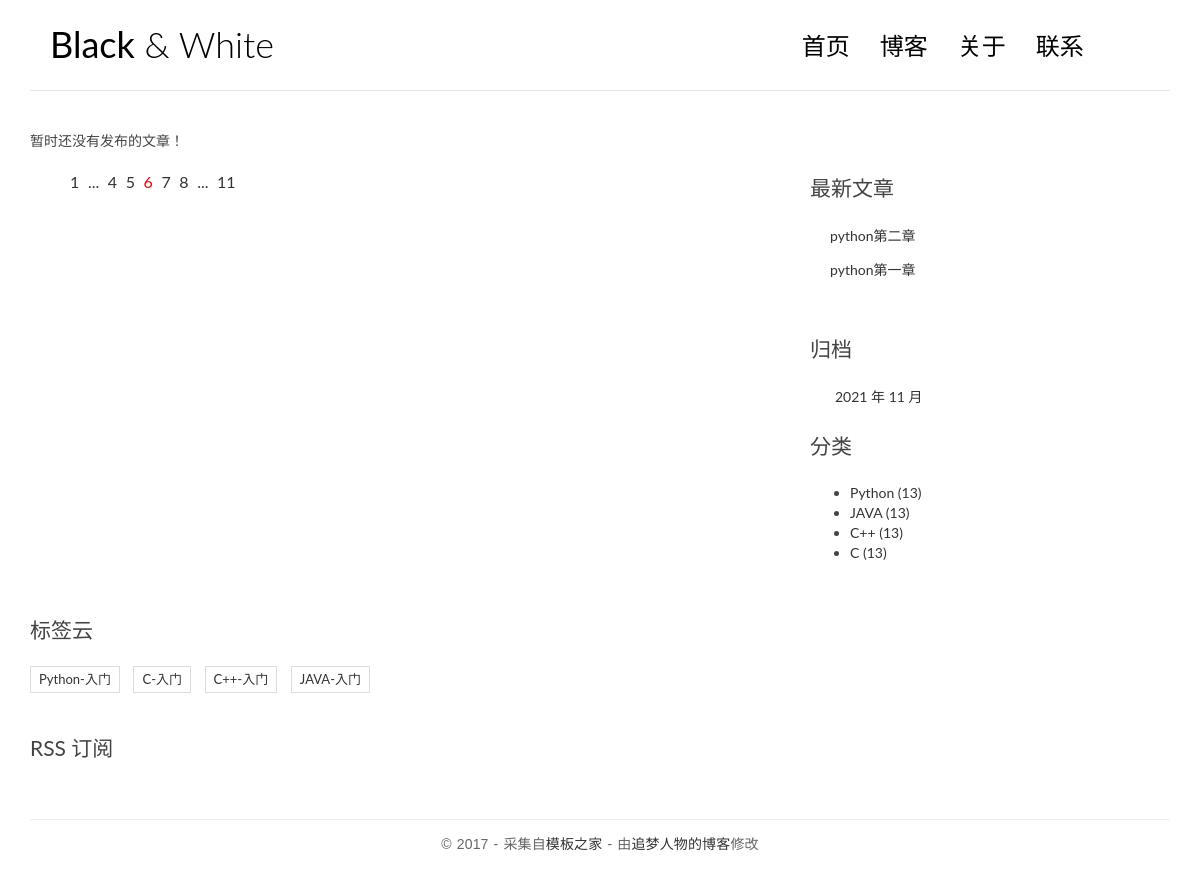
Screenshot of /categories/2/ with the database file from the repository.
### apps/blog_2/models.py (models this page shows, shortened)
class BaseModel(models.Model):
    create_time = models.DateTimeField(default=datetime.now,
                                       verbose_name="添加时间")
    update_time = models.DateTimeField(auto_now=True,
                                       verbose_name='更新时间')  # 最后更新时间
    class Meta:
        abstract = True

class Post(BaseModel):
    title = models.CharField(max_length=70, verbose_name='文章标题')
    body = models.TextField(verbose_name='文章正文')
    excerpt = models.CharField(max_length=200, blank=True, verbose_name='正文内容')
    category = models.ForeignKey(Category, on_delete=models.CASCADE,
                                 verbose_name='文章所属分类')
    tags = models.ManyToManyField(Tag, blank=True, verbose_name='文章所属标签')
    author = models.ForeignKey(User, on_delete=models.CASCADE,
                               verbose_name='作者')
    class Meta:
        verbose_name = '文章'
        verbose_name_plural = verbose_name
    def get_absolute_url(self):
        print('*' * 10)
        print(self.pk)
        return reverse('blog_2:detail', kwargs={'pk': self.pk})

class Category(BaseModel):
    name = models.CharField(max_length=100, verbose_name='分类名称')
    class Meta:
        verbose_name = '分类'
        verbose_name_plural = verbose_name

class Tag(BaseModel):
    name = models.CharField(max_length=100, verbose_name='标签名称')
    class Meta:
        verbose_name = '标签'
        verbose_name_plural = verbose_name

### apps/blog_2/views.py (the view)
# urls.py: path('categories/<int:pk>/', views.category, name='category'),
def category(request, pk):
    cate = get_object_or_404(Category, pk=pk)
    post_list = Post.objects.filter(category=cate).order_by('-create_time')
    return render(request, 'blog1/index.html',
                  context={'post_list': post_list})

### apps/blog_2/templatetags/blog_extras.py (called while the page is built)
@register.inclusion_tag('blog1/inclusions/_recent_posts.html',
                        takes_context=True)
def show_recent_posts(context, num=5):
    return {
        'recent_post_list': Post.objects.all().order_by('-create_time')[:num],
    }

@register.inclusion_tag('blog1/inclusions/_archives.html', takes_context=True)
def show_archives(context):
    return {
        'date_list': Post.objects.dates('create_time', 'month', order='DESC'),
    }

@register.inclusion_tag('blog1/inclusions/_categories.html',
                        takes_context=True)
def show_categories(context):
    return {
        'category_list': Category.objects.all(),
    }

@register.inclusion_tag('blog1/inclusions/_tags.html', takes_context=True)
def show_tags(context):
    return {
        'tag_list': Tag.objects.all(),
    }

### templates/blog1/index.html (shortened to what this page needs)
{% load static %}
{%load blog_extras%}
<!DOCTYPE html>
<html>
<head>
    <link rel="stylesheet"
          href="http://code.ionicframework.com/ionicons/2.0.1/css/ionicons.min.css">
    <link rel="stylesheet" href="{% static 'css/bootstrap.min.css' %}">
    <link rel="stylesheet" href="{% static 'css/pace.css' %}">
    <link rel="stylesheet" href="{% static 'css/custom.css' %}">
</head>
<body>
<div class="container">
    <header id="site-header">
        <div class="row">
            <div class="col-md-4 col-sm-5 col-xs-8">
                <div class="logo">
                    <h1><a href="index.html"><b>Black</b> &amp; White</a></h1>
                </div>
            </div>
            <div class="col-md-8 col-sm-7 col-xs-4">
                <nav class="main-nav" role="navigation">
                    <div class="collapse navbar-collapse" id="bs-example-navbar-collapse-1">
                        <ul class="nav navbar-nav navbar-right">
                            <li class="cl-effect-11"><a href="index.html" data-hover="首页">首页</a></li>
                            <li class="cl-effect-11"><a href="full-width.html" data-hover="博客">博客</a></li>
                            <li class="cl-effect-11"><a href="about.html" data-hover="关于">关于</a></li>
                            <li class="cl-effect-11"><a href="contact.html" data-hover="联系">联系</a></li>
                        </ul>
                    </div>
                </nav>
            </div>
        </div>
    </header>
</div>
<div class="content-body">
    <div class="container">
        <div class="row">
            <main class="col-md-8">
                {% for post in post_list %}
                <article class="post post-{{ post.pk }}">
                    <header class="entry-header">
                        <h1 class="entry-title">
                            <a href="{{ post.get_absolute_url }}">{{ post.title }}</a>
                        </h1>
                        <div class="entry-meta">
                            <span class="post-category"><a href="#">{{ post.category.name }}</a></span>
                            <span class="post-date"><a href="#"><time class="entry-date"
                                                                      datetime="{{ post.create_time }}">{{ post.create_time }}</time></a></span>
                            <span class="post-author"><a href="#">{{ post.author }}</a></span>
                            <span class="comments-link"><a href="#">4 评论</a></span>
                            <span class="views-count"><a href="#">588 阅读</a></span>
                        </div>
                    </header>
                    <div class="entry-content clearfix">
                        <p>{{ post.excerpt }}...</p>
                        <div class="read-more cl-effect-14">
                            <a href="{{ post.get_absolute_url }}" class="more-link">继续阅读 <span class="meta-nav">→</span></a>
                        </div>
                    </div>
                </article>
                {% empty %}
                    <div class="no-post">暂时还没有发布的文章！</div>
                {% endfor %}
                <div class="pagination">
                    <ul>
                        <li><a href="">1</a></li>
                        <li><a href="">...</a></li>
                        <li><a href="">4</a></li>
                        <li><a href="">5</a></li>
                        <li class="current"><a href="">6</a></li>
                        <li><a href="">7</a></li>
                        <li><a href="">8</a></li>
                        <li><a href="">...</a></li>
                        <li><a href="">11</a></li>
                    </ul>
                </div>
            </main>
            <aside class="col-md-4">
                  {% show_recent_posts %}
                  {% show_archives %}
                  {% show_categories %}
                  {% show_tags %}
                <div class="rss">
                    <a href=""> RSS 订阅</a>
                </div>
        </div>
    </div>
<footer id="site-footer">
    <div class="container">
        <div class="row">
            <div class="col-md-12">
                <p class="copyright">&copy 2017 - 采集自<a href="http://www.cssmoban.com/"
                                                        target="_blank" title="模板之家">模板之家</a>
                    - 由<a href="http://zmrenwu.com/" title="网页模板" target="_blank">追梦人物的博客</a>修改
                </p>
            </div>
        </div>
    </div>
</footer>
</body>
</html>
</body>
</html>

### templates/blog1/inclusions/_recent_posts.html
<div class="widget widget-recent-posts">
  <h3 class="widget-title">最新文章</h3>
  <ul>
    {% for post in recent_post_list %}
      <li>
        <a href="{{ post.get_absolute_url }}">{{ post.title }}</a>
      </li>
    {% empty %}
      暂无文章！
    {% endfor %}
  </ul>
</div>

### templates/blog1/inclusions/_categories.html
<div class="widget widget-category">
  <h3 class="widget-title">分类</h3>
  <ul>
    {% for category in category_list %}
      <li>
        <a href="{% url 'blog_2:category' category.pk %}">{{ category.name }} <span class="post-count">(13)</span></a>
      </li>
    {% empty %}
      暂无分类！
    {% endfor %}
  </ul>
</div>

### templates/blog1/inclusions/_tags.html
<div class="widget widget-tag-cloud">
  <h3 class="widget-title">标签云</h3>
  <ul>
    {% for tag in tag_list %}
      <li>
        <a href="{% url 'blog_2:tag' tag.pk %}">{{ tag.name }}</a>
      </li>
    {% empty %}
      暂无标签！
    {% endfor %}
  </ul>
</div>

### static/css/custom.css (style rules this page uses)
* { outline: none; }
h1, h2, h3, h4, h5, h6 { margin-top: 0; }
b { font-weight: 400; }
a { color: #333; }
body { color: #444; font-family: 'Lato', sans-serif; }
p { font-family: 'Ubuntu', sans-serif; font-weight: 400; word-spacing: 1px; letter-spacing: 0.01em; }
#site-header { background-color: #FFF; padding: 25px 20px; margin-bottom: 40px; border-bottom: 1px solid #e7e7e7; }
.logo h1 a { color: #000; }
.logo h1 { margin: 0; font-family: 'Lato', sans-serif; font-weight: 300; }
.main-nav { margin-top: 11px; max-width: 95%; }
.main-nav a { color: #000000 !important; padding: 0 0 5px 0 !important; margin-right: 30px; font-family: 'Lato', sans-serif; font-weight: 300; font-size: 24px; }
.cl-effect-11 a { padding: 10px 0; color: #0972b4; text-shadow: none; }
.cl-effect-11 a::before { position: absolute; top: 0; left: 0; overflow: hidden; padding: 0 0 5px 0 !important; max-width: 0; border-bottom: 1px solid #000; color: #000; content: attr(data-hover); white-space: nowrap; -webkit-transition: max-width 0.5s; -moz-transition: max-width 0.5s; transition: max-width 0.5s; }
.content-body { padding-bottom: 4em; }
.widget { background: #fff; padding: 30px 0 0; }
.widget-title { font-size: 1.5em; margin-bottom: 20px; line-height: 1.6; padding: 10px 0 0; font-weight: 400; }
.widget-recent-posts ul { padding: 0; margin: 0; padding-left: 20px; }
.widget-recent-posts ul li { list-style-type: none; position: relative; line-height: 170%; margin-bottom: 10px; }
.widget-recent-posts ul li::before { content: '\f3d3'; font-family: "Ionicons"; position: absolute; left: -17px; top: 3px; font-size: 16px; color: #000; }
.widget-tag-cloud ul { padding: 0; margin: 0; margin-right: -10px; }
.widget-tag-cloud ul li { list-style-type: none; font-size: 13px; display: inline-block; margin-right: 10px; margin-bottom: 10px; padding: 3px 8px; border: 1px solid #ddd; }
.rss { font-size: 21px; margin-top: 30px; }
.rss a { color: #444; }
#site-footer { padding-top: 10px; padding: 0 0 1.5em 0; }
.copyright { text-align: center; padding-top: 1em; margin: 0; border-top: 1px solid #eee; color: #666; }
.pagination ul { list-style: none; }
.pagination ul li { display: inline-block; font-size: 16px; margin-right: 5px; }
.current a { color: red; }

### rows the page displays
Post: title "python第二章"
Post: title "python第一章"
Category: name "Python"
Category: name "JAVA"
Category: name "C++"
Category: name "C"
Tag: name "Python-入门"
Tag: name "C-入门"
Tag: name "C++-入门"
Tag: name "JAVA-入门"

### other values shown
{{ date.year }} "2021"
{{ date.month }} "11"
